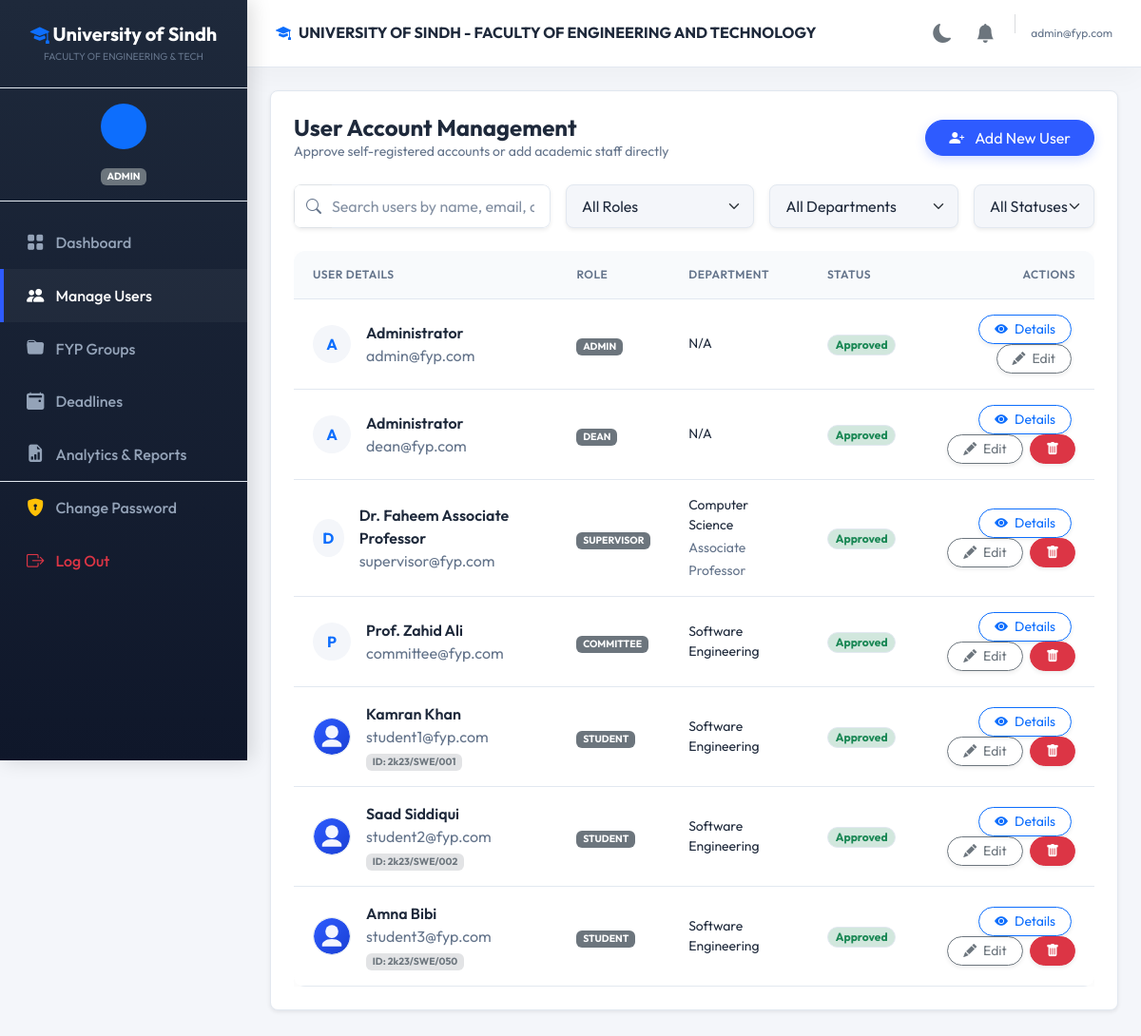
/admin/users (signed in), run on an earlier commit of the app's database.
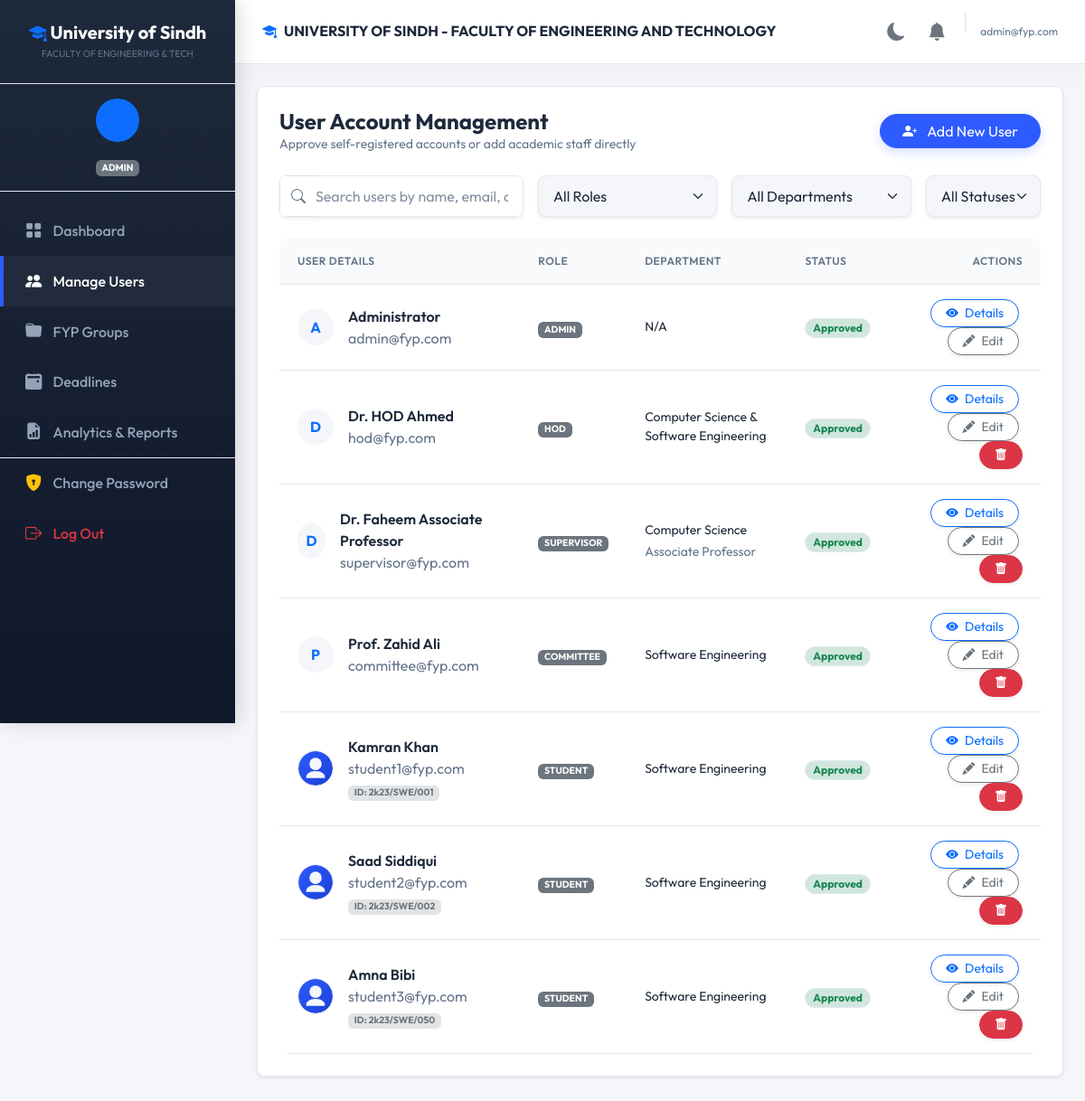
And on a later commit of the database.
### tables this page shows
CREATE TABLE users (
    id INT AUTO_INCREMENT PRIMARY KEY,
    email VARCHAR(255) NOT NULL UNIQUE,
    cnic VARCHAR(50) DEFAULT NULL UNIQUE,
    password VARCHAR(255) NOT NULL,
    role ENUM('admin', 'hod', 'student', 'supervisor', 'committee') NOT NULL,
    status ENUM('pending', 'approved', 'rejected') DEFAULT 'pending',
    reset_token VARCHAR(255) DEFAULT NULL,
    reset_token_expiry DATETIME DEFAULT NULL,
    created_at TIMESTAMP DEFAULT CURRENT_TIMESTAMP
);

CREATE TABLE profiles (
    user_id INT PRIMARY KEY,
    prefix VARCHAR(10) NOT NULL,
    surname VARCHAR(100) NOT NULL,
    cnic VARCHAR(20) NOT NULL UNIQUE,
    cnic_expiry DATE DEFAULT NULL,
    father_name VARCHAR(100) DEFAULT NULL,
    dob DATE NOT NULL,
    mobile_code VARCHAR(5) NOT NULL,
    mobile_no VARCHAR(15) NOT NULL,
    place_of_birth VARCHAR(100) DEFAULT NULL,
    country VARCHAR(100) DEFAULT NULL,
    province_state VARCHAR(100) DEFAULT NULL,
    district VARCHAR(100) DEFAULT NULL,
    city VARCHAR(100) DEFAULT NULL,
    home_address TEXT NOT NULL,
    permanent_address TEXT DEFAULT NULL,
    zip_code VARCHAR(20) DEFAULT NULL,
    blood_group VARCHAR(5) DEFAULT NULL,
    gender VARCHAR(10) NOT NULL,
    updated_at TIMESTAMP DEFAULT CURRENT_TIMESTAMP ON UPDATE CURRENT_TIMESTAMP,
    FOREIGN KEY (user_id) REFERENCES users(id) ON DELETE CASCADE
);

CREATE TABLE supervisors (
    user_id INT PRIMARY KEY,
    name VARCHAR(100) NOT NULL,
    designation VARCHAR(100) NOT NULL,
    department VARCHAR(100) NOT NULL,
    research_interest TEXT DEFAULT NULL,
    FOREIGN KEY (user_id) REFERENCES users(id) ON DELETE CASCADE
);

CREATE TABLE students (
    user_id INT PRIMARY KEY,
    student_id VARCHAR(50) NOT NULL UNIQUE,
    name VARCHAR(100) NOT NULL,
    phone VARCHAR(20) DEFAULT NULL,
    department VARCHAR(100) NOT NULL,
    avatar VARCHAR(255) DEFAULT NULL,
    shift ENUM('Morning', 'Evening') NOT NULL DEFAULT 'Morning',
    FOREIGN KEY (user_id) REFERENCES users(id) ON DELETE CASCADE
);

### src/Controller/AdminController.php (called while the page is built, shortened)
<?php
class AdminController extends BaseController {
    public function users() {
        $db = \Database::getInstance()->getConnection();
        $users = $db->query("SELECT u.*,
            COALESCE(s.name, sup.name, c.name, d.name, 'Administrator') as name,
            s.student_id,
            s.avatar,
            s.shift,
            sup.designation,
            COALESCE(s.department, sup.department, c.department, d.department, 'N/A') as department,
            prof.father_name,
            prof.dob,
            prof.mobile_code,
            prof.mobile_no,
            prof.gender,
            prof.province_state,
            prof.district,
            prof.home_address
            FROM users u
            LEFT JOIN students s ON u.id = s.user_id
            LEFT JOIN supervisors sup ON u.id = sup.user_id
            LEFT JOIN committees c ON u.id = c.user_id
            LEFT JOIN hods d ON u.id = d.user_id
            LEFT JOIN profiles prof ON u.id = prof.user_id
            ORDER BY u.status DESC, u.created_at DESC")->fetchAll();
        $this->render('admin/users', [
            'users' => $users
        ]);
    }
}

### src/View/admin/users.php (the view, shortened to what the rows shown need)
<div class="card border-0 shadow-sm rounded-3 p-4 bg-white mb-4">
    <div class="table-responsive">
        <table class="table table-hover align-middle border-0 m-0" id="users-table">
            <thead>
                <tr>
                    <th>User Details</th>
                    <th>Role</th>
                    <th>Department</th>
                    <th>Status</th>
                    <th class="text-end">Actions</th>
                </tr>
            </thead>
            <tbody>
                <?php foreach($users as $u): ?>
                <tr data-role="<?php echo htmlspecialchars($u['role']); ?>" data-department="<?php echo htmlspecialchars($u['department']); ?>" data-status="<?php echo htmlspecialchars($u['status']); ?>">
                    <td>
                        <div class="d-flex align-items-center gap-3">
                            <?php if ($u['role'] === 'student'): ?>
                                <?php $avatarFile = !empty($u['avatar']) ? $u['avatar'] : 'default_avatar.svg'; ?>
                                <img src="<?php echo $basePath; ?>/uploads/avatars/<?php echo htmlspecialchars($avatarFile); ?>" class="rounded-circle border border-primary border-opacity-25" style="width: 40px; height: 40px; object-fit: cover;" alt="Avatar">
                            <?php else: ?>
                                <div class="avatar bg-light text-primary rounded-circle d-flex align-items-center justify-content-center" style="width: 40px; height: 40px; font-weight: bold;">
                                    <?php echo strtoupper(substr($u['name'], 0, 1)); ?>
                                </div>
                            <?php endif; ?>
                            <div>
                                <div class="fw-semibold text-dark"><?php echo htmlspecialchars($u['name']); ?></div>
                                <div class="x-small text-muted"><?php echo htmlspecialchars($u['email']); ?></div>
                                <?php if($u['student_id']): ?>
                                    <div class="badge bg-secondary-subtle text-secondary" style="font-size: 0.65rem;">ID: <?php echo htmlspecialchars($u['student_id']); ?></div>
                                <?php endif; ?>
                            </div>
                        </div>
                    </td>
                    <td>
                        <span class="badge bg-secondary text-uppercase" style="font-size: 0.65rem;">
                            <?php echo htmlspecialchars($u['role']); ?>
                        </span>
                    </td>
                    <td>
                        <div class="small"><?php echo htmlspecialchars($u['department']); ?></div>
                        <?php if($u['designation']): ?>
                            <small class="text-muted"><?php echo htmlspecialchars($u['designation']); ?></small>
                        <?php endif; ?>
                    </td>
                    <td>
                        <?php if($u['status'] === 'approved'): ?>
                            <span class="badge bg-success-subtle text-success border border-success-subtle rounded-pill px-2.5 py-1 small">Approved</span>
                        <?php elseif($u['status'] === 'pending'): ?>
                            <span class="badge bg-warning-subtle text-warning border border-warning-subtle rounded-pill px-2.5 py-1 small animate-pulse">Pending</span>
                        <?php else: ?>
                            <span class="badge bg-danger-subtle text-danger border border-danger-subtle rounded-pill px-2.5 py-1 small">Rejected</span>
                        <?php endif; ?>
                    </td>
                    <td class="text-end">
                        <button type="button" class="btn btn-sm btn-outline-primary rounded-pill px-3 me-1 btn-view-user shadow-sm"
                            data-bs-toggle="modal" data-bs-target="#viewUserModal"
                            data-id="<?php echo $u['id']; ?>"
                            data-name="<?php echo htmlspecialchars($u['name'] ?? ''); ?>"
                            data-role="<?php echo htmlspecialchars($u['role'] ?? ''); ?>"
                            data-email="<?php echo htmlspecialchars($u['email'] ?? ''); ?>"
                            data-cnic="<?php echo htmlspecialchars($u['cnic'] ?? 'N/A'); ?>"
                            data-student-id="<?php echo htmlspecialchars($u['student_id'] ?? 'N/A'); ?>"
                            data-dept="<?php echo htmlspecialchars($u['department'] ?? ''); ?>"
                            data-shift="<?php echo htmlspecialchars($u['shift'] ?? 'N/A'); ?>"
                            data-father="<?php echo htmlspecialchars($u['father_name'] ?? 'N/A'); ?>"
                            data-phone="<?php echo htmlspecialchars(($u['mobile_code'] ?? '') . ($u['mobile_no'] ?? 'N/A')); ?>"
                            data-gender="<?php echo htmlspecialchars($u['gender'] ?? 'N/A'); ?>"
                            data-dob="<?php echo htmlspecialchars($u['dob'] ?? 'N/A'); ?>"
                            data-domicile="<?php echo htmlspecialchars(($u['province_state'] ?? '') . ' / ' . ($u['district'] ?? 'N/A')); ?>"
                            data-address="<?php echo htmlspecialchars($u['home_address'] ?? 'Not Provided Yet'); ?>"
                            data-designation="<?php echo htmlspecialchars($u['designation'] ?? 'N/A'); ?>"
                            data-status="<?php echo htmlspecialchars($u['status'] ?? ''); ?>"
                            data-avatar="<?php echo htmlspecialchars($u['role'] === 'student' ? (!empty($u['avatar']) ? $u['avatar'] : 'default_avatar.svg') : ''); ?>">
                            <i class="bi bi-eye-fill me-1"></i> Details
                        </button>
                        <?php if($u['status'] === 'pending'): ?>
                            <a href="<?php echo dirname($_SERVER['SCRIPT_NAME']) === '/' || dirname($_SERVER['SCRIPT_NAME']) === '\\' ? '' : dirname($_SERVER['SCRIPT_NAME']); ?>/admin/users/approve?id=<?php echo $u['id']; ?>" class="btn btn-sm btn-success rounded-pill px-3 me-1 shadow-sm">Approve</a>
                            <a href="<?php echo dirname($_SERVER['SCRIPT_NAME']) === '/' || dirname($_SERVER['SCRIPT_NAME']) === '\\' ? '' : dirname($_SERVER['SCRIPT_NAME']); ?>/admin/users/reject?id=<?php echo $u['id']; ?>" class="btn btn-sm btn-outline-danger rounded-pill px-3 shadow-sm">Reject</a>
                        <?php else: ?>
                            <button type="button" class="btn btn-sm btn-outline-secondary rounded-pill px-3 me-1 btn-edit-user shadow-sm"
                                data-bs-toggle="modal" data-bs-target="#editUserModal"
                                data-id="<?php echo $u['id']; ?>"
                                data-name="<?php echo htmlspecialchars($u['name'] ?? ''); ?>"
                                data-role="<?php echo htmlspecialchars($u['role'] ?? ''); ?>"
                                data-email="<?php echo htmlspecialchars($u['email'] ?? ''); ?>"
                                data-cnic="<?php echo htmlspecialchars($u['cnic'] ?? ''); ?>"
                                data-student-id="<?php echo htmlspecialchars($u['student_id'] ?? ''); ?>"
                                data-dept="<?php echo htmlspecialchars($u['department'] ?? ''); ?>"
                                data-shift="<?php echo htmlspecialchars($u['shift'] ?? 'Morning'); ?>"
                                data-designation="<?php echo htmlspecialchars($u['designation'] ?? ''); ?>"
                                data-interests="<?php echo htmlspecialchars($u['research_interest'] ?? ''); ?>">
                                <i class="bi bi-pencil-fill me-1"></i> Edit
                            </button>
                            <?php if($u['role'] !== 'admin'): ?>
                                <a href="<?php echo dirname($_SERVER['SCRIPT_NAME']) === '/' || dirname($_SERVER['SCRIPT_NAME']) === '\\' ? '' : dirname($_SERVER['SCRIPT_NAME']); ?>/admin/users/delete?id=<?php echo $u['id']; ?>" class="btn btn-sm btn-danger rounded-pill px-3 shadow-sm" onclick="return confirm('Are you sure you want to permanently delete this user account? This cannot be undone.');">
                                    <i class="bi bi-trash-fill"></i>
                                </a>
                            <?php endif; ?>
                        <?php endif; ?>
                    </td>
                </tr>
                <?php endforeach; ?>
            </tbody>
        </table>
    </div>
</div>

What changed in the data, as far as the page shows it:
changed through a linked row, profiles: name "A" → "D"; name "Administrator" → "Dr. HOD Ahmed"; user_id.email "dean@fyp.com" → "hod@fyp.com"; user_id.role "DEAN" → "HOD"; department "N/A" → "Computer Science & Software Engineering"
